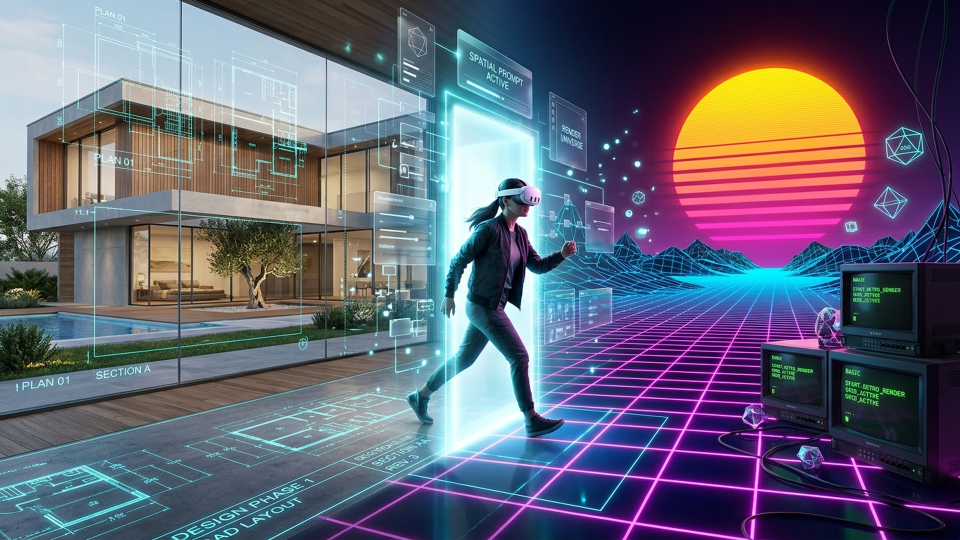
#> input picture hackthon-devpost/spatialcanvas-ai/screenshots/01_hero_spatial_os_overview.png, 1920 x 1080 px (shown at 1/2 size)
$ python generate_video_visuals.py
#> lines starting #> are read from the running program, lines starting #| are printed output that depends on the picture
"""SpatialCanvas AI - Video Visuals & Presentation Video Generator.
Generates all 12 scene storyboard cuts, glassmorphic HUD lower thirds,
architecture infographics, and compiles a broadcast-ready 1080p MP4 presentation
video and optimized GIF matching VIDEO_PRESENTATION_SCRIPT.md.
"""

import os
import shutil
import numpy as np
from PIL import Image, ImageDraw, ImageFont
import imageio.v2 as imageio

PROJECT_ROOT = os.path.abspath(os.path.join(os.path.dirname(__file__), ".."))
SCREENSHOTS_DIR = os.path.join(PROJECT_ROOT, "screenshots")
VIDEO_ASSETS_DIR = os.path.join(PROJECT_ROOT, "video_assets")
STORYBOARD_DIR = os.path.join(VIDEO_ASSETS_DIR, "storyboard")
ARTIFACTS_DIR = "/Users/abhijeetraut/.gemini/antigravity/brain/d5018037-2c49-40ce-89ea-98154f8b2e6a"

WIDTH, HEIGHT = 1920, 1080
GIF_WIDTH, GIF_HEIGHT = 960, 540

os.makedirs(STORYBOARD_DIR, exist_ok=True)
os.makedirs(VIDEO_ASSETS_DIR, exist_ok=True)
os.makedirs(ARTIFACTS_DIR, exist_ok=True)

# ----------------- Helper Drawing Functions -----------------

def get_font(size: int, bold: bool = False):
    """Attempts to load a standard system sans-serif font or fallback."""
#> called with size = 34, bold = True
    font_paths = [
        "/System/Library/Fonts/SFPro-Bold.ttf" if bold else "/System/Library/Fonts/SFPro-Regular.ttf",
        "/System/Library/Fonts/Helvetica.ttc",
        "/Library/Fonts/Arial.ttf",
        "/System/Library/Fonts/Supplemental/Arial.ttf",
    ]
    for p in font_paths:
        if os.path.exists(p):
            try:
                return ImageFont.truetype(p, size)
            except Exception:
                pass
    return ImageFont.load_default()

font_title = get_font(34, bold=True)
font_sub = get_font(22, bold=False)
font_vo = get_font(20, bold=False)
font_badge = get_font(18, bold=True)
font_large = get_font(52, bold=True)
font_caption = get_font(26, bold=True)


def draw_glassmorphic_lower_third(
    img: Image.Image,
    time_badge: str,
    act_title: str,
    subtitle: str,
    voiceover_text: str,
) -> Image.Image:
    """Draws a futuristic glassmorphic HUD lower-third banner across the bottom."""
    frame = img.copy()
    overlay = Image.new("RGBA", frame.size, (0, 0, 0, 0))
    draw = ImageDraw.Draw(overlay)

    # Banner dimensions
    banner_h = 160
    banner_y = HEIGHT - banner_h - 40
    margin_x = 60
    banner_w = WIDTH - (margin_x * 2)

    # Dark translucent glass card
    draw.rounded_rectangle(
        [margin_x, banner_y, margin_x + banner_w, banner_y + banner_h],
        radius=18,
        fill=(8, 12, 24, 225),
        outline=(56, 189, 248, 220),  # Cyan glow
        width=2,
    )

    # Accent left indicator stripe
    draw.rounded_rectangle(
        [margin_x + 12, banner_y + 16, margin_x + 20, banner_y + banner_h - 16],
        radius=4,
        fill=(56, 189, 248, 255),
    )

    # Time pill badge
    badge_w = 170
    badge_h = 32
    draw.rounded_rectangle(
        [margin_x + 36, banner_y + 18, margin_x + 36 + badge_w, banner_y + 18 + badge_h],
        radius=8,
        fill=(14, 165, 233, 240),
    )
    draw.text((margin_x + 48, banner_y + 23), time_badge, fill=(255, 255, 255, 255), font=font_badge)

    # Act Title
    draw.text((margin_x + 225, banner_y + 18), act_title, fill=(255, 255, 255, 255), font=font_title)

    # Subtitle / Tech Spec
    draw.text((margin_x + 36, banner_y + 60), subtitle, fill=(56, 189, 248, 255), font=font_sub)

    # Voiceover caption
    vo_box_y = banner_y + 98
    draw.rounded_rectangle(
        [margin_x + 30, vo_box_y, margin_x + banner_w - 30, vo_box_y + 44],
        radius=6,
        fill=(15, 23, 42, 190),
    )
    # Quote mark
    draw.text((margin_x + 44, vo_box_y + 8), f'"{voiceover_text}"', fill=(226, 232, 240, 245), font=font_vo)

    frame = Image.alpha_composite(frame.convert("RGBA"), overlay)
    return frame.convert("RGB")


# ----------------- Custom Visual Generators -----------------

def generate_scene_01_problem():
    """Generates Cut 1: The 2D Rectangle Trap (Split-screen comparison)."""
    img = Image.new("RGB", (WIDTH, HEIGHT), (11, 15, 25))
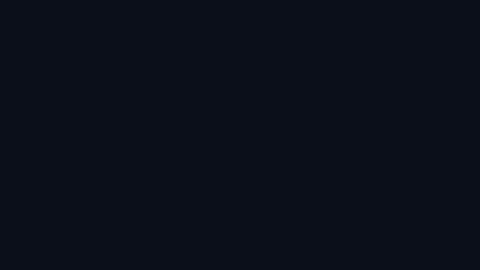
#> img: PIL image 1920x1080 RGB (shown at 1/4 size); mean R, G, B 11, 15, 25
    draw = ImageDraw.Draw(img)

    # Left: Flat 2D Floor Plan CAD Box
    draw.rectangle([60, 100, 920, 800], fill=(15, 23, 42), outline=(100, 116, 139), width=2)
    draw.text((100, 130), "TRADITIONAL 2D GENERATIVE AI (FLAT PIXELS)", fill=(239, 68, 68), font=font_caption)
    draw.text((100, 175), "❌ Screen-Bound & Distorted Perception", fill=(148, 163, 184), font=font_sub)
    draw.text((100, 210), "❌ Cannot verify 1:1 scale before physical build", fill=(148, 163, 184), font=font_sub)
    draw.text((100, 245), "❌ Static, passive viewing without presence", fill=(148, 163, 184), font=font_sub)

    # Mock flat CAD wire lines
    for y in range(320, 750, 45):
        draw.line([(100, y), (880, y)], fill=(30, 41, 59), width=1)
    for x in range(100, 890, 60):
        draw.line([(x, 320), (x, 750)], fill=(30, 41, 59), width=1)
    draw.rectangle([160, 380, 520, 680], outline=(239, 68, 68), width=3)
    draw.rectangle([540, 380, 820, 540], outline=(239, 68, 68), width=3)
    draw.text((220, 510), "FLAT BLUEPRINT: 8.0m x 6.0m", fill=(239, 68, 68), font=font_sub)

    # Right: Spatial Operating System (SpatialCanvas AI)
    hero_p = os.path.join(SCREENSHOTS_DIR, "01_hero_spatial_os_overview.png")
    if os.path.exists(hero_p):
        right_raw = Image.open(hero_p).convert("RGB")
#> right_raw is the input picture: PIL image 1920x1080 RGB; mean R, G, B 98.5, 98.2, 115.7
        right_cropped = right_raw.crop((right_raw.width // 4, 0, right_raw.width, right_raw.height))
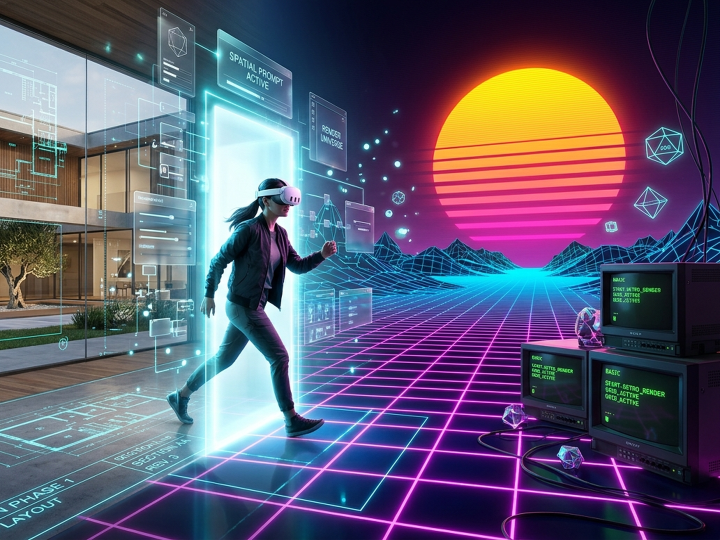
#> right_cropped: PIL image 1440x1080 RGB (shown at 1/2 size); mean R, G, B 92.1, 88.3, 111.1
        right_resized = right_cropped.resize((860, 700), Image.Resampling.LANCZOS)
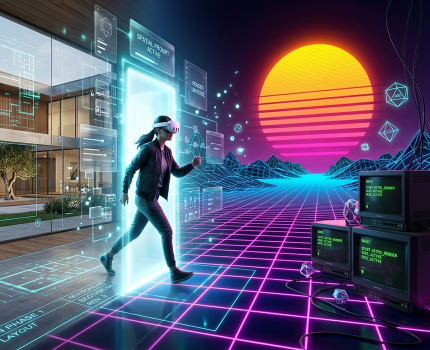
#> right_resized: PIL image 860x700 RGB (shown at 1/2 size); mean R, G, B 92.1, 88.3, 111.1
        img.paste(right_resized, (1000, 100))
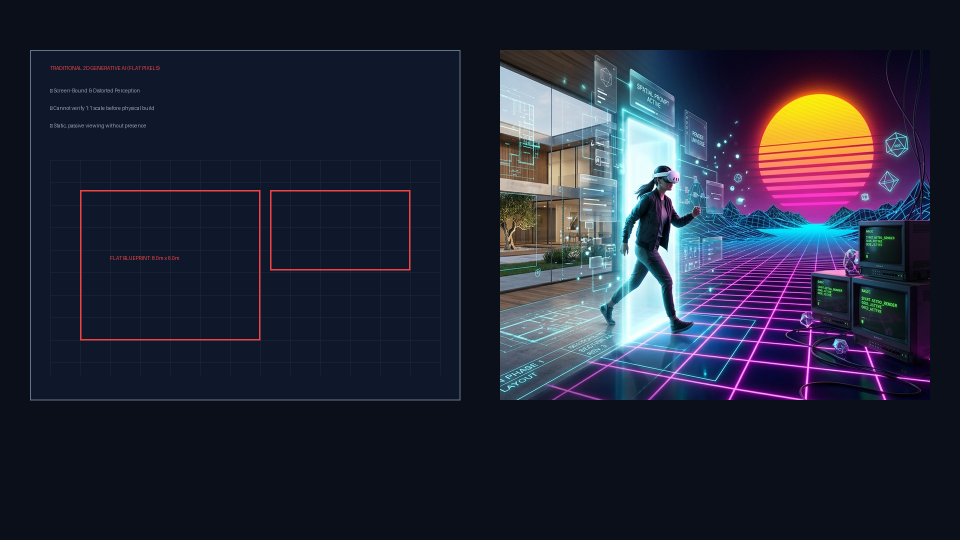
#> img: PIL image 1920x1080 RGB (shown at 1/2 size); mean R, G, B 36.9, 39.2, 55.5
        draw.rectangle([1000, 100, 1860, 800], outline=(56, 189, 248), width=3)

    # Header Overlay
    draw.text((60, 35), "SPATIALCANVAS AI // THE PROBLEM: TRAPPED BEHIND 2D RECTANGLES", fill=(255, 255, 255), font=font_large)

    return draw_glassmorphic_lower_third(
        img,
        time_badge="0:00 - 0:13",
        act_title="ACT 1: THE 2D RECTANGLE TRAP",
        subtitle="Bridging Generative AI with Meta Quest Spatial Computing",
        voiceover_text="Generative AI has transformed creativity, but we are still trapped behind flat 2D screens. Pixels cannot convey true 1:1 scale.",
    )
#> (the rest of the program and of its run is left out)
